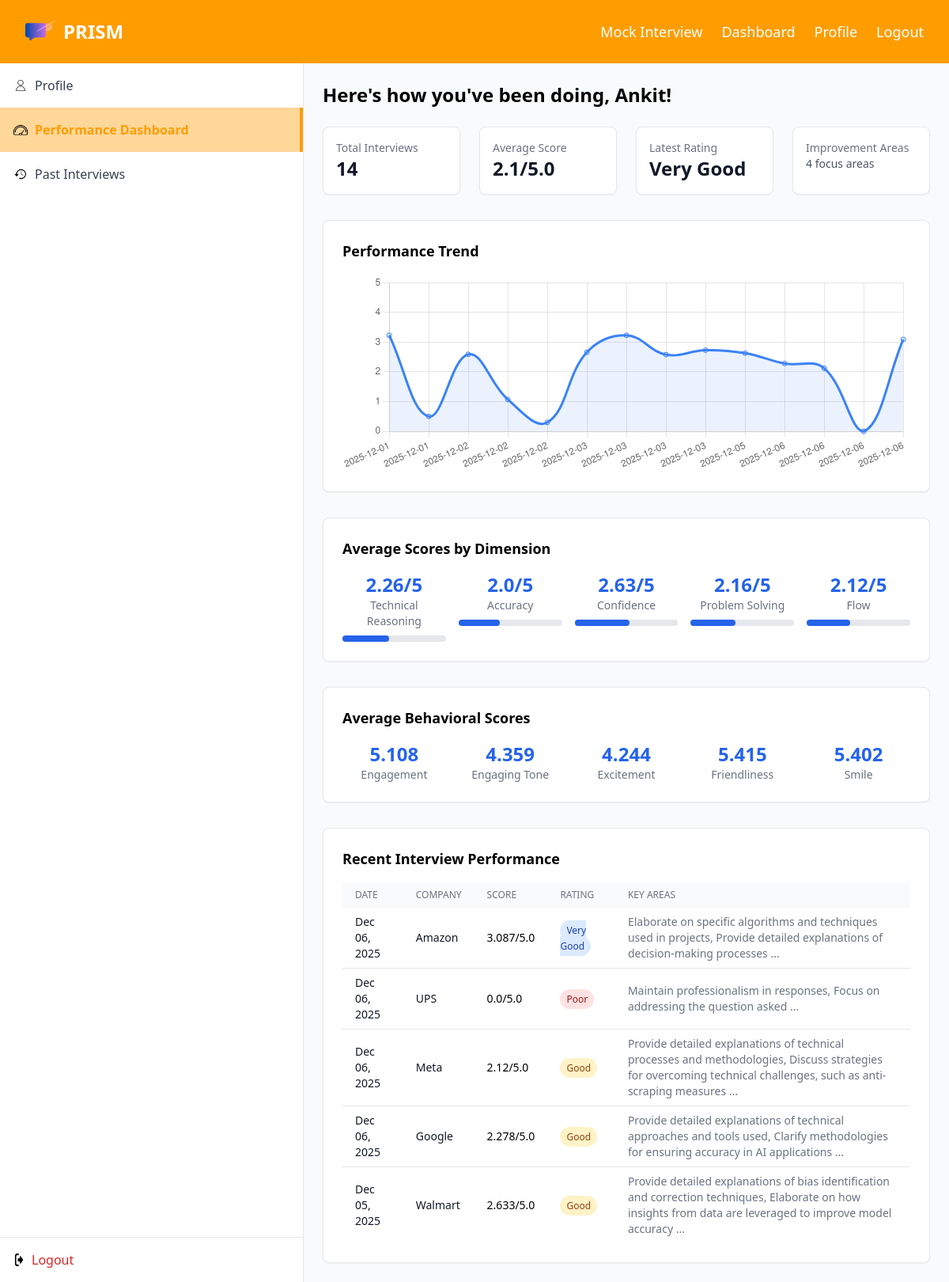
Page /performance-dashboard/ (signed in) on the committed database.
### backend/models.py (models this page shows, shortened)
class CompletedInterview(models.Model):
	interview = models.OneToOneField('Interview', on_delete=models.CASCADE)
	user = models.ForeignKey(User, on_delete=models.CASCADE)
	transcript = models.TextField()
	summary = models.TextField(null=True, blank=True)
	evaluation_results = models.JSONField(null=True, blank=True)  # Full structured evaluation JSON
	overall_score = models.FloatField(null=True, blank=True)
	technical_reasoning_avg = models.FloatField(null=True, blank=True)
	accuracy_avg = models.FloatField(null=True, blank=True)
	confidence_avg = models.FloatField(null=True, blank=True)
	problem_solving_avg = models.FloatField(null=True, blank=True)
	flow_avg = models.FloatField(null=True, blank=True)
	video_file = models.FileField(upload_to='interview_videos/', null=True, blank=True, help_text='Compressed video recording of the interview')
	video_duration_seconds = models.PositiveIntegerField(null=True, blank=True, help_text='Duration of the video recording in seconds')
	visual_feedback = models.TextField(null=True, blank=True, help_text='Visual behavior analysis feedback from video')
	engagement_score = models.FloatField(null=True, blank=True, help_text='Engagement score from vision model')
	engaging_tone_score = models.FloatField(null=True, blank=True, help_text='Engaging Tone score from vision model')
	excitement_score = models.FloatField(null=True, blank=True, help_text='Excitement score from vision model')
	friendliness_score = models.FloatField(null=True, blank=True, help_text='Friendliness score from vision model')
	smile_score = models.FloatField(null=True, blank=True, help_text='Smile score from vision model')
	completed_at = models.DateTimeField(auto_now_add=True)

class Interview(models.Model):
	user = models.ForeignKey(User, on_delete=models.CASCADE, related_name="interviews")
	company = models.CharField(max_length=255)
	job_description = models.CharField(max_length=2000,blank=True)
	resume = models.ForeignKey(Resume, on_delete=models.SET_NULL, null=True, blank=True)
	created_at = models.DateTimeField(auto_now_add=True)

### backend/views.py (the view)
# urls.py: path('performance-dashboard/', performance_dashboard, name='performance_dashboard'),
@login_required
def performance_dashboard(request):
    completed_interviews = CompletedInterview.objects.filter(
        user=request.user
    ).select_related('interview').order_by('-completed_at')
    performance_data = []
    scores_over_time = []
    dimensions_data = {
        'technical_reasoning': [],
        'accuracy': [],
        'confidence': [],
        'problem_solving': [],
        'flow': []
    }
    interview_dates = []
    for completed in completed_interviews:
        if completed.evaluation_results:
            try:
                eval_data = completed.evaluation_results
                overall_score = eval_data.get('overall_score')
                if overall_score is not None:
                    date_str = completed.completed_at.strftime('%Y-%m-%d')
                    interview_dates.append(date_str)
                    scores_over_time.append({
                        'date': date_str,
                        'score': float(round(overall_score, 2)),
                        'company': completed.interview.company,
                    })
                    results = eval_data.get('results', [])
                    for result in results:
                        if not result.get('skipped', False):
                            subscores = result.get('subscores', {})
                            for dim in dimensions_data.keys():
                                score = subscores.get(dim)
                                if score is not None:
                                    dimensions_data[dim].append({
                                        'date': date_str,
                                        'score': float(score),
                                        'question_id': result.get('id')
                                    })
                    performance_data.append({
                        'date': completed.completed_at,
                        'company': completed.interview.company,
                        'overall_score': float(overall_score),
                        'rating': eval_data.get('overall_rating'),
                        'summary': eval_data.get('overall_feedback', {}).get('summary', ''),
                        'areas_for_improvement': eval_data.get('overall_feedback', {}).get('areas_for_improvement', [])
                    })
            except Exception as e:
                print(f"Error processing evaluation data: {e}")
                continue
    dimension_averages = {}
    dimension_names = {
        'technical_reasoning': 'Technical Reasoning',
        'accuracy': 'Accuracy',
        'confidence': 'Confidence',
        'problem_solving': 'Problem Solving',
        'flow': 'Flow'
    }
    for dim, data in dimensions_data.items():
        if data:
            avg_score = sum(item['score'] for item in data) / len(data)
            dimension_averages[dim] = {
                'score': float(round(avg_score, 2)),
                'percentage': int(round(avg_score * 20, 0))  # Convert to percentage for CSS width
            }
        else:
            dimension_averages[dim] = {
                'score': 0.0,
                'percentage': 0
            }
    behavioral_fields_list = [
        ('engagement_score', 'Engagement'),
        ('engaging_tone_score', 'Engaging Tone'),
        ('excitement_score', 'Excitement'),
        ('friendliness_score', 'Friendliness'),
        ('smile_score', 'Smile')
    ]
    behavioral_averages_list = []
    for field, name in behavioral_fields_list:
        scores = []
        for completed in completed_interviews:
            value = getattr(completed, field, None)
            if value is not None:
                scores.append(float(value))
        if scores:
            avg_score = sum(scores) / len(scores)
            behavioral_averages_list.append({
                'name': name,
                'score': float(round(avg_score, 3)),
                'count': len(scores)
            })
        else:
            behavioral_averages_list.append({
                'name': name,
                'score': None,
                'count': 0
            })
    overall_avg = 0.0
    if performance_data:
        overall_avg = sum(item['overall_score'] for item in performance_data) / len(performance_data)
    latest_interview = performance_data[0] if performance_data else None
    table_data = performance_data[:5] if len(performance_data) > 5 else performance_data
    import json
    scores_over_time_reversed = list(reversed(scores_over_time))
    context = {
        'performance_data': table_data,  # Only last 5 for the table
        'all_performance_data': performance_data,  # Keep all data for charts if needed
        'scores_over_time_json': json.dumps(scores_over_time_reversed),
        'dimensions_data': dimensions_data,
        'dimension_averages': dimension_averages,
        'dimension_names': dimension_names,
        'behavioral_averages_list': behavioral_averages_list,
        'interview_dates': interview_dates,
        'total_interviews': len(performance_data),
        'overall_average': float(round(overall_avg, 1)),
        'latest_interview': latest_interview
    }
    return render(request, "performance_dashboard.html", context)

### backend/templates/performance_dashboard.html (shortened to what this page needs)
{% extends "base.html" %}
{% block content %}
{% load static %}
<aside class="fixed left-0 top-20 bottom-0 border-r shadow-sm hidden md:flex flex-col bg-white sidenav w-64 z-30">
  <div class="flex-1 overflow-y-auto">
    <a href="{% url 'profile' %}"><div class="flex items-center gap-2 px-4 py-4 hover:bg-gray-100 cursor-pointer">
      <img src="{% static 'backend/images/profile.png' %}" alt="Profile" class="w-5 h-auto" />
      <span class="text-gray-700">Profile</span>
    </div></a>
    <div class="flex items-center gap-2 px-4 py-4 bg-white border-r-4 sidenav-active-item">
      <img src="{% static 'backend/images/dashboard.png' %}" alt="Dashboard" class="w-5 h-auto" />
      <span class="sidenav-active-text font-semibold">Performance Dashboard</span>
    </div>
    <a href="{% url 'past_interviews' %}"><div class="flex items-center gap-2 px-4 py-4 hover:bg-gray-100 cursor-pointer">
      <img src="{% static 'backend/images/past.png' %}" alt="Past" class="w-5 h-auto" />
      <span class="text-gray-700">Past Interviews</span>
    </div></a>
  </div>
  <div class="p-4 border-t bg-white">
    <a href="{% url 'account_logout' %}"
       onclick="return confirm('Are you sure you want to log out?');"
       class="flex items-center gap-2 text-red-600 hover:text-red-800 transition">
      <img src="{% static 'backend/images/logout.png' %}" alt="Logout" class="w-4 h-4" />
      Logout
    </a>
  </div>
</aside>
<div class="p-6 md:ml-96">
  <h2 class="text-2xl font-bold mb-6">Here's how you've been doing, {{ user.first_name }}!</h2>
  {% if total_interviews == 0 %}
  <div class="bg-blue-50 border border-blue-200 rounded-lg p-6 text-center">
    <h3 class="text-lg font-semibold text-blue-800 mb-2">No Interview Data Yet</h3>
    <p class="text-blue-600">Complete your first mock interview to see performance analytics and trends.</p>
    <a href="{% url 'setup_interview' %}" class="inline-block mt-4 bg-blue-500 text-white px-4 py-2 rounded hover:bg-blue-600 transition">
      Start Your First Interview
    </a>
  </div>
  {% else %}
  <div class="grid grid-cols-1 md:grid-cols-4 gap-6 mb-8">
    <div class="bg-white shadow-sm border rounded-lg p-4">
      <h3 class="text-sm font-medium text-gray-500">Total Interviews</h3>
      <p class="text-2xl font-bold text-gray-900">{{ total_interviews }}</p>
    </div>
    <div class="bg-white shadow-sm border rounded-lg p-4">
      <h3 class="text-sm font-medium text-gray-500">Average Score</h3>
      <p class="text-2xl font-bold text-gray-900">
        {% if performance_data %}
          {{ overall_average }}/5.0
        {% else %}
          N/A
        {% endif %}
      </p>
    </div>
    <div class="bg-white shadow-sm border rounded-lg p-4">
      <h3 class="text-sm font-medium text-gray-500">Latest Rating</h3>
      <p class="text-2xl font-bold text-gray-900">
        {% if latest_interview %}
          {{ latest_interview.rating }}
        {% else %}
          N/A
        {% endif %}
      </p>
    </div>
    <div class="bg-white shadow-sm border rounded-lg p-4">
      <h3 class="text-sm font-medium text-gray-500">Improvement Areas</h3>
      <p class="text-sm text-gray-600">
        {% if latest_interview %}
          {{ latest_interview.areas_for_improvement|length }} focus areas
        {% else %}
          N/A
        {% endif %}
      </p>
    </div>
  </div>
  <div class="bg-white shadow-sm border rounded-lg p-6 mb-8">
    <h3 class="text-lg font-semibold mb-4">Performance Trend</h3>
    <div style="height: 250px; position: relative;">
      <canvas id="performanceChart"></canvas>
    </div>
  </div>
  <div class="bg-white shadow-sm border rounded-lg p-6 mb-8">
    <h3 class="text-lg font-semibold mb-4">Average Scores by Dimension</h3>
    <div class="grid grid-cols-1 md:grid-cols-5 gap-4">
      {% for dim, data in dimension_averages.items %}
      <div class="text-center">
        <div class="text-2xl font-bold text-blue-600">{{ data.score }}/5</div>
        <div class="text-sm text-gray-500">
          {% if dim == 'technical_reasoning' %}Technical Reasoning
          {% elif dim == 'accuracy' %}Accuracy
          {% elif dim == 'confidence' %}Confidence
          {% elif dim == 'problem_solving' %}Problem Solving
          {% elif dim == 'flow' %}Flow
          {% endif %}
        </div>
        <div class="w-full bg-gray-200 rounded-full h-2 mt-2">
          <div class="bg-blue-600 h-2 rounded-full" style="width: {{ data.percentage }}%"></div>
        </div>
      </div>
      {% endfor %}
    </div>
  </div>
  <div class="bg-white shadow-sm border rounded-lg p-6 mb-8">
    <h3 class="text-lg font-semibold mb-4">Average Behavioral Scores</h3>
    <div class="grid grid-cols-1 md:grid-cols-5 gap-4">
      {% for item in behavioral_averages_list %}
      <div class="text-center">
        {% if item.score is not None %}
        <div class="text-2xl font-bold text-blue-600">{{ item.score }}</div>
        <div class="text-sm text-gray-500">{{ item.name }}</div>
        {% else %}
        <div class="text-2xl font-bold text-gray-400">N/A</div>
        <div class="text-sm text-gray-500">{{ item.name }}</div>
        {% endif %}
      </div>
      {% endfor %}
    </div>
  </div>
  <div class="bg-white shadow-sm border rounded-lg p-6">
    <h3 class="text-lg font-semibold mb-4">Recent Interview Performance</h3>
    <div class="overflow-x-auto">
      <table class="min-w-full table-auto">
        <thead>
          <tr class="bg-gray-50">
            <th class="px-4 py-2 text-left text-xs font-medium text-gray-500 uppercase">Date</th>
            <th class="px-4 py-2 text-left text-xs font-medium text-gray-500 uppercase">Company</th>
            <th class="px-4 py-2 text-left text-xs font-medium text-gray-500 uppercase">Score</th>
            <th class="px-4 py-2 text-left text-xs font-medium text-gray-500 uppercase">Rating</th>
            <th class="px-4 py-2 text-left text-xs font-medium text-gray-500 uppercase">Key Areas</th>
          </tr>
        </thead>
        <tbody class="bg-white divide-y divide-gray-200">
          {% for interview in performance_data %}
          <tr>
            <td class="px-4 py-2 text-sm text-gray-900">{{ interview.date|date:"M d, Y" }}</td>
            <td class="px-4 py-2 text-sm text-gray-900">{{ interview.company }}</td>
            <td class="px-4 py-2 text-sm font-medium">{{ interview.overall_score }}/5.0</td>
            <td class="px-4 py-2 text-sm">
              <span class="px-2 py-1 text-xs rounded-full
                {% if interview.rating == 'Excellent' %}bg-green-100 text-green-800{% elif interview.rating == 'Very Good' %}bg-blue-100 text-blue-800{% elif interview.rating == 'Good' %}bg-yellow-100 text-yellow-800{% else %}bg-red-100 text-red-800{% endif %}">
                {{ interview.rating }}
              </span>
            </td>
            <td class="px-4 py-2 text-sm text-gray-500">
              {% for area in interview.areas_for_improvement|slice:":2" %}
                {{ area }}{% if not forloop.last %}, {% endif %}
              {% endfor %}
              {% if interview.areas_for_improvement|length > 2 %}...{% endif %}
            </td>
          </tr>
          {% endfor %}
        </tbody>
      </table>
    </div>
  </div>
  {% endif %}
</div>
<script>
document.addEventListener('DOMContentLoaded', function() {
  {% if scores_over_time_json %}
  const ctx = document.getElementById('performanceChart').getContext('2d');
  const performanceData = {{ scores_over_time_json|safe }};
  const labels = performanceData.map(item => item.date);
  const scores = performanceData.map(item => item.score);
  new Chart(ctx, {
    type: 'line',
    data: {
      labels: labels,
      datasets: [{
        label: 'Interview Score',
        data: scores,
        borderColor: 'rgb(59, 130, 246)',
        backgroundColor: 'rgba(59, 130, 246, 0.1)',
        tension: 0.4,
        fill: true
      }]
    },
    options: {
      responsive: true,
      maintainAspectRatio: false,
      plugins: {
        legend: {
          display: false
        },
        tooltip: {
          callbacks: {
            label: function(context) {
              const data = performanceData[context.dataIndex];
              return `Score: ${context.parsed.y}/5.0 (${data.company})`;
            }
          }
        }
      },
      scales: {
        y: {
          beginAtZero: true,
          max: 5,
          ticks: {
            stepSize: 1
          }
        }
      }
    }
  });
  {% endif %}
});
</script>
{% endblock %}

### backend/static/backend/css/style.css (style rules this page uses)
.sidenav { background-color: #fff !important; width: 24rem; }
.sidenav-active-item { background-color: #ffd799 !important; border-right: 4px solid #FF9D00 !important; }
.sidenav-active-text { color: #FF9D00 !important; }
body { background-color: #ffffff; }

### rows in the picture
CompletedInterview: date "Dec 06, 2025"
Interview: company "Amazon"
CompletedInterview: date "Dec 06, 2025"
Interview: company "UPS"
CompletedInterview: date "Dec 06, 2025"
Interview: company "Meta"
CompletedInterview: date "Dec 06, 2025"
Interview: company "Google"
CompletedInterview: date "Dec 05, 2025"
Interview: company "Walmart"

### other values in the picture
{{ user.first_name }} "Ankit"
{{ total_interviews }} "14"
{{ overall_average }} "2.1"
{{ latest_interview.rating }} "Very Good"
{{ latest_interview.areas_for_improvement|length }} "4"
{{ data.score }} "2.26" "2.0" "2.63" "2.16" "2.12"
{{ item.score }} "5.108" "4.359" "4.244" "5.415" "5.402"
{{ item.name }} "Engagement" "Engaging Tone" "Excitement" "Friendliness" "Smile"
{{ interview.overall_score }} "3.087" "0.0" "2.12" "2.278" "2.633"
{{ interview.rating }} "Very Good" "Poor" "Good" "Good" "Good"
{{ area }} "Elaborate on specific algorithms and techniques used in projects" "Provide detailed explanations of decision-making processes" "Maintain professionalism in responses" "Focus on addressing the question asked" "Provide detailed explanations of technical processes and methodologies" "Discuss strategies for overcoming technical challenges, such as anti-scraping measures" "Provide detailed explanations of technical approaches and tools used" "Clarify methodologies for ensuring accuracy in AI applications" "Provide detailed explanations of bias identification and correction techniques" "Elaborate on how insights from data are leveraged to improve model accuracy"
